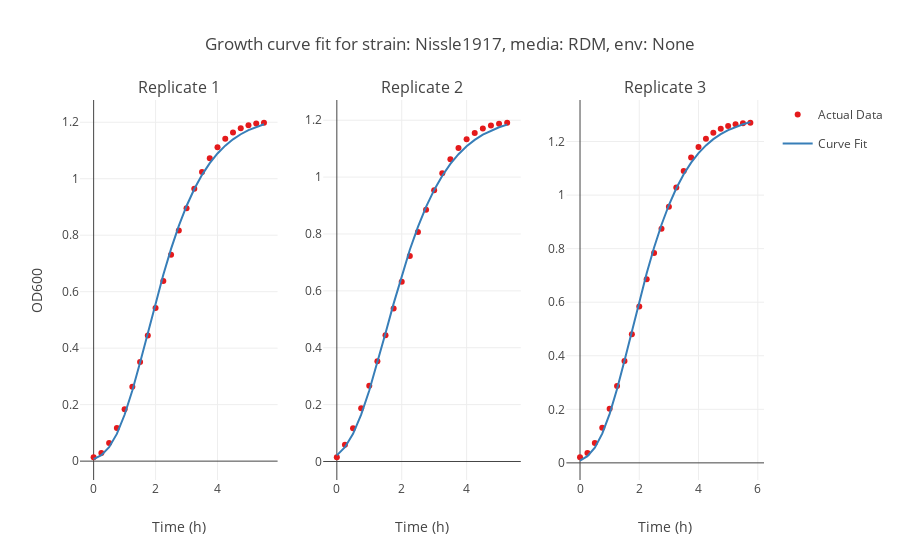
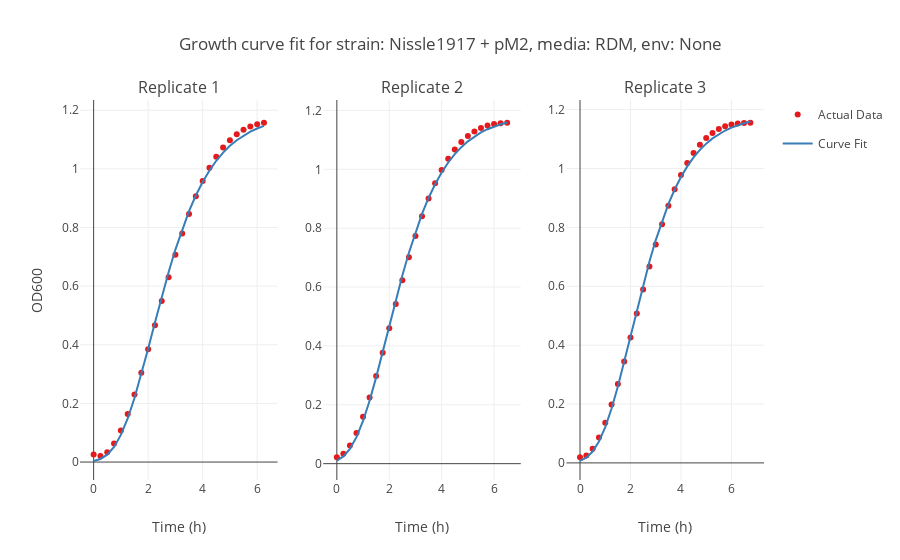
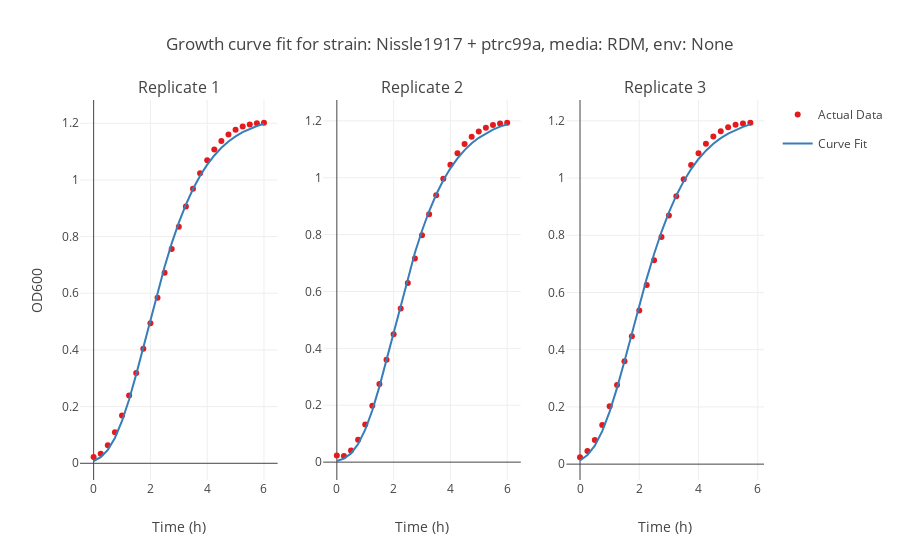
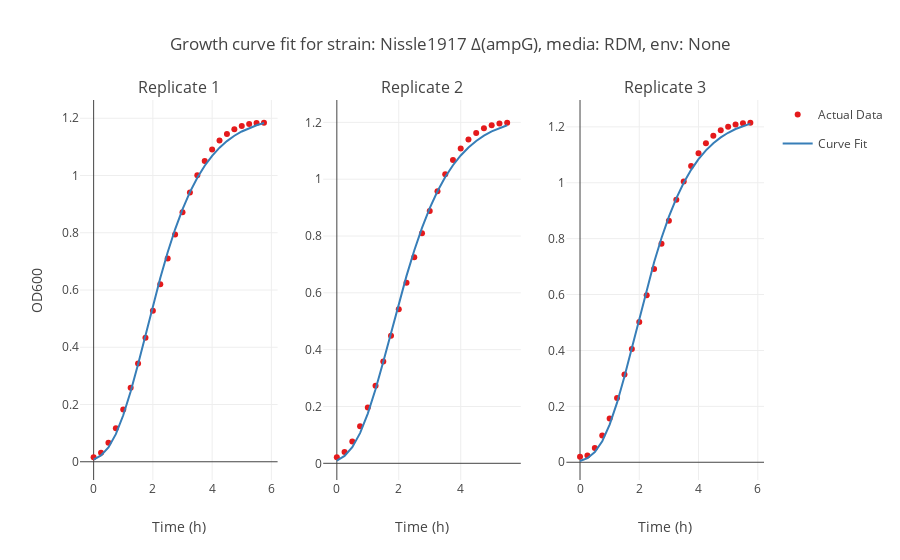

Notebook cell for these charts, in order:
### Code cell
#This gives a gompertz growth curve fit for each single trial along with the growth rates from the fit data.

implot.plot_growth_curve_fit(expt)
expt.growth_report
expt.growth_report_html

### Figure 1 — Plotly figure (JSON) as saved in the notebook; plotly's stock layout.template omitted (floating-point values rounded to 4 significant figures)
{"data": [{"legendgroup": "Actual Data", "marker": {"color": "rgb(228,26,28)"}, "mode": "markers", "name": "Actual Data", "showlegend": false, "type": "scatter", "x": [0, 0.25, 0.4999, 0.7499, 0.9999, 1.25, 1.5, 1.75, 2.0, 2.25, 2.5, 2.75, 3.0, 3.25, 3.5, 3.75, 4.0, 4.25, 4.5, 4.75, 5.0, 5.25, 5.5], "xaxis": "x1", "y": [0.01372, 0.0289, 0.06423, 0.1169, 0.1841, 0.2631, 0.3509, 0.445, 0.5423, 0.6381, 0.7304, 0.8166, 0.8951, 0.9643, 1.023, 1.072, 1.111, 1.142, 1.164, 1.179, 1.189, 1.195, 1.198], "yaxis": "y1"}, {"legendgroup": "Curve Fit", "marker": {"color": "rgb(55,126,184)"}, "mode": "lines", "name": "Curve Fit", "showlegend": false, "type": "scatter", "x": [0, 0.25, 0.4999, 0.7499, 0.9999, 1.25, 1.5, 1.75, 2.0, 2.25, 2.5, 2.75, 3.0, 3.25, 3.5, 3.75, 4.0, 4.25, 4.5, 4.75, 5.0, 5.25, 5.5], "xaxis": "x1", "y": [0.007114, 0.02092, 0.0491, 0.09636, 0.1642, 0.2503, 0.3492, 0.4545, 0.5597, 0.6598, 0.7515, 0.8329, 0.9035, 0.9635, 1.014, 1.055, 1.089, 1.117, 1.139, 1.158, 1.172, 1.184, 1.193], "yaxis": "y1"}, {"legendgroup": "Actual Data", "marker": {"color": "rgb(228,26,28)"}, "mode": "markers", "name": "Actual Data", "showlegend": false, "type": "scatter", "x": [0, 0.25, 0.4999, 0.7499, 0.9999, 1.25, 1.5, 1.75, 2.0, 2.25, 2.5, 2.75, 3.0, 3.25, 3.5, 3.75, 4.0, 4.25, 4.5, 4.75, 5.0, 5.25], "xaxis": "x2", "y": [0.01491, 0.05904, 0.1172, 0.187, 0.2662, 0.3527, 0.4439, 0.5378, 0.6321, 0.7224, 0.8072, 0.8849, 0.954, 1.013, 1.063, 1.103, 1.133, 1.155, 1.171, 1.181, 1.188, 1.191], "yaxis": "y2"}, {"legendgroup": "Curve Fit", "marker": {"color": "rgb(55,126,184)"}, "mode": "lines", "name": "Curve Fit", "showlegend": false, "type": "scatter", "x": [0, 0.25, 0.4999, 0.7499, 0.9999, 1.25, 1.5, 1.75, 2.0, 2.25, 2.5, 2.75, 3.0, 3.25, 3.5, 3.75, 4.0, 4.25, 4.5, 4.75, 5.0, 5.25], "xaxis": "x2", "y": [0.02164, 0.05006, 0.09727, 0.1646, 0.2498, 0.3474, 0.4512, 0.555, 0.6539, 0.7446, 0.8252, 0.8953, 0.9549, 1.005, 1.047, 1.081, 1.108, 1.131, 1.149, 1.164, 1.175, 1.185], "yaxis": "y2"}, {"legendgroup": "Actual Data", "marker": {"color": "rgb(228,26,28)"}, "mode": "markers", "name": "Actual Data", "showlegend": true, "type": "scatter", "x": [0, 0.25, 0.4999, 0.7499, 0.9999, 1.25, 1.5, 1.75, 2.0, 2.25, 2.5, 2.75, 3.0, 3.25, 3.5, 3.75, 4.0, 4.25, 4.5, 4.75, 5.0, 5.25, 5.5, 5.75], "xaxis": "x3", "y": [0.02097, 0.03698, 0.07461, 0.1308, 0.2025, 0.2868, 0.3805, 0.4807, 0.5842, 0.6859, 0.7834, 0.8743, 0.9566, 1.029, 1.09, 1.14, 1.18, 1.21, 1.233, 1.248, 1.259, 1.265, 1.269, 1.27], "yaxis": "y3"}, {"legendgroup": "Curve Fit", "marker": {"color": "rgb(55,126,184)"}, "mode": "lines", "name": "Curve Fit", "showlegend": true, "type": "scatter", "x": [0, 0.25, 0.4999, 0.7499, 0.9999, 1.25, 1.5, 1.75, 2.0, 2.25, 2.5, 2.75, 3.0, 3.25, 3.5, 3.75, 4.0, 4.25, 4.5, 4.75, 5.0, 5.25, 5.5, 5.75], "xaxis": "x3", "y": [0.008721, 0.02479, 0.05667, 0.109, 0.1829, 0.2756, 0.381, 0.4924, 0.6032, 0.7083, 0.8043, 0.8894, 0.963, 1.026, 1.078, 1.121, 1.157, 1.186, 1.209, 1.228, 1.243, 1.255, 1.265, 1.272], "yaxis": "y3"}], "layout": {"annotations": [{"font": {"size": 16}, "showarrow": false, "text": "Replicate 1", "x": 0.1444, "xanchor": "center", "xref": "paper", "y": 1, "yanchor": "bottom", "yref": "paper"}, {"font": {"size": 16}, "showarrow": false, "text": "Replicate 2", "x": 0.5, "xanchor": "center", "xref": "paper", "y": 1, "yanchor": "bottom", "yref": "paper"}, {"font": {"size": 16}, "showarrow": false, "text": "Replicate 3", "x": 0.8556, "xanchor": "center", "xref": "paper", "y": 1, "yanchor": "bottom", "yref": "paper"}], "title": "Growth curve fit for strain: Nissle1917,\tmedia: RDM,\tenv: None ", "xaxis1": {"anchor": "y1", "domain": [0, 0.2889], "title": "Time (h)"}, "xaxis2": {"anchor": "y2", "domain": [0.3556, 0.6444], "title": "Time (h)"}, "xaxis3": {"anchor": "y3", "domain": [0.7111, 1], "title": "Time (h)"}, "yaxis1": {"anchor": "x1", "domain": [0, 1], "title": "OD600"}, "yaxis2": {"anchor": "x2", "domain": [0, 1]}, "yaxis3": {"anchor": "x3", "domain": [0, 1]}}}

### Figure 2 — Plotly figure (JSON) as saved in the notebook; plotly's stock layout.template omitted (floating-point values rounded to 4 significant figures)
{"data": [{"legendgroup": "Actual Data", "marker": {"color": "rgb(228,26,28)"}, "mode": "markers", "name": "Actual Data", "showlegend": false, "type": "scatter", "x": [0, 0.25, 0.4999, 0.7499, 0.9999, 1.25, 1.5, 1.75, 2.0, 2.25, 2.5, 2.75, 3.0, 3.25, 3.5, 3.75, 4.0, 4.25, 4.5, 4.75, 5.0, 5.25, 5.5, 5.75, 6.0, 6.25], "xaxis": "x1", "y": [0.02605, 0.02022, 0.03332, 0.06311, 0.1074, 0.1639, 0.2304, 0.3048, 0.3847, 0.467, 0.5494, 0.6302, 0.7075, 0.7799, 0.8464, 0.9062, 0.9586, 1.004, 1.041, 1.073, 1.098, 1.118, 1.133, 1.145, 1.152, 1.157], "yaxis": "y1"}, {"legendgroup": "Curve Fit", "marker": {"color": "rgb(55,126,184)"}, "mode": "lines", "name": "Curve Fit", "showlegend": false, "type": "scatter", "x": [0, 0.25, 0.4999, 0.7499, 0.9999, 1.25, 1.5, 1.75, 2.0, 2.25, 2.5, 2.75, 3.0, 3.25, 3.5, 3.75, 4.0, 4.25, 4.5, 4.75, 5.0, 5.25, 5.5, 5.75, 6.0, 6.25], "xaxis": "x1", "y": [0.003583, 0.01053, 0.02532, 0.05173, 0.09257, 0.1487, 0.2187, 0.2994, 0.3866, 0.4761, 0.5641, 0.6476, 0.7247, 0.7942, 0.8556, 0.9092, 0.9552, 0.9944, 1.028, 1.055, 1.079, 1.098, 1.114, 1.127, 1.138, 1.146], "yaxis": "y1"}, {"legendgroup": "Actual Data", "marker": {"color": "rgb(228,26,28)"}, "mode": "markers", "name": "Actual Data", "showlegend": false, "type": "scatter", "x": [0, 0.25, 0.4999, 0.7499, 0.9999, 1.25, 1.5, 1.75, 2.0, 2.25, 2.5, 2.75, 3.0, 3.25, 3.5, 3.75, 4.0, 4.25, 4.5, 4.75, 5.0, 5.25, 5.5, 5.75, 6.0, 6.25, 6.5], "xaxis": "x2", "y": [0.0218, 0.0334, 0.06165, 0.1044, 0.1595, 0.2247, 0.2979, 0.3769, 0.4596, 0.5423, 0.6233, 0.701, 0.7737, 0.8405, 0.9004, 0.9529, 0.998, 1.036, 1.067, 1.093, 1.113, 1.129, 1.14, 1.148, 1.154, 1.157, 1.158], "yaxis": "y2"}, {"legendgroup": "Curve Fit", "marker": {"color": "rgb(55,126,184)"}, "mode": "lines", "name": "Curve Fit", "showlegend": false, "type": "scatter", "x": [0, 0.25, 0.4999, 0.7499, 0.9999, 1.25, 1.5, 1.75, 2.0, 2.25, 2.5, 2.75, 3.0, 3.25, 3.5, 3.75, 4.0, 4.25, 4.5, 4.75, 5.0, 5.25, 5.5, 5.75, 6.0, 6.25, 6.5], "xaxis": "x2", "y": [0.01027, 0.02465, 0.05035, 0.09016, 0.145, 0.2137, 0.2931, 0.3794, 0.4682, 0.5558, 0.6392, 0.7165, 0.7864, 0.8485, 0.9027, 0.9494, 0.9894, 1.023, 1.052, 1.075, 1.095, 1.112, 1.125, 1.136, 1.146, 1.153, 1.159], "yaxis": "y2"}, {"legendgroup": "Actual Data", "marker": {"color": "rgb(228,26,28)"}, "mode": "markers", "name": "Actual Data", "showlegend": true, "type": "scatter", "x": [0, 0.25, 0.4999, 0.7499, 0.9999, 1.25, 1.5, 1.75, 2.0, 2.25, 2.5, 2.75, 3.0, 3.25, 3.5, 3.75, 4.0, 4.25, 4.5, 4.75, 5.0, 5.25, 5.5, 5.75, 6.0, 6.25, 6.5, 6.75], "xaxis": "x3", "y": [0.0192, 0.02504, 0.04798, 0.08589, 0.1366, 0.1981, 0.2682, 0.3447, 0.4256, 0.5076, 0.5886, 0.6671, 0.7415, 0.8105, 0.8734, 0.9292, 0.9776, 1.019, 1.053, 1.081, 1.103, 1.121, 1.134, 1.143, 1.149, 1.153, 1.155, 1.155], "yaxis": "y3"}, {"legendgroup": "Curve Fit", "marker": {"color": "rgb(55,126,184)"}, "mode": "lines", "name": "Curve Fit", "showlegend": true, "type": "scatter", "x": [0, 0.25, 0.4999, 0.7499, 0.9999, 1.25, 1.5, 1.75, 2.0, 2.25, 2.5, 2.75, 3.0, 3.25, 3.5, 3.75, 4.0, 4.25, 4.5, 4.75, 5.0, 5.25, 5.5, 5.75, 6.0, 6.25, 6.5, 6.75], "xaxis": "x3", "y": [0.00695, 0.01789, 0.03869, 0.07262, 0.1214, 0.1846, 0.2599, 0.3435, 0.4314, 0.5195, 0.6045, 0.6842, 0.7569, 0.8219, 0.879, 0.9286, 0.9711, 1.007, 1.038, 1.063, 1.085, 1.102, 1.117, 1.129, 1.139, 1.147, 1.154, 1.159], "yaxis": "y3"}], "layout": {"annotations": [{"font": {"size": 16}, "showarrow": false, "text": "Replicate 1", "x": 0.1444, "xanchor": "center", "xref": "paper", "y": 1, "yanchor": "bottom", "yref": "paper"}, {"font": {"size": 16}, "showarrow": false, "text": "Replicate 2", "x": 0.5, "xanchor": "center", "xref": "paper", "y": 1, "yanchor": "bottom", "yref": "paper"}, {"font": {"size": 16}, "showarrow": false, "text": "Replicate 3", "x": 0.8556, "xanchor": "center", "xref": "paper", "y": 1, "yanchor": "bottom", "yref": "paper"}], "title": "Growth curve fit for strain: Nissle1917 + pM2,\tmedia: RDM,\tenv: None ", "xaxis1": {"anchor": "y1", "domain": [0, 0.2889], "title": "Time (h)"}, "xaxis2": {"anchor": "y2", "domain": [0.3556, 0.6444], "title": "Time (h)"}, "xaxis3": {"anchor": "y3", "domain": [0.7111, 1], "title": "Time (h)"}, "yaxis1": {"anchor": "x1", "domain": [0, 1], "title": "OD600"}, "yaxis2": {"anchor": "x2", "domain": [0, 1]}, "yaxis3": {"anchor": "x3", "domain": [0, 1]}}}

### Figure 3 — Plotly figure (JSON) as saved in the notebook; plotly's stock layout.template omitted (floating-point values rounded to 4 significant figures)
{"data": [{"legendgroup": "Actual Data", "marker": {"color": "rgb(228,26,28)"}, "mode": "markers", "name": "Actual Data", "showlegend": false, "type": "scatter", "x": [0, 0.25, 0.4999, 0.7499, 0.9999, 1.25, 1.5, 1.75, 2.0, 2.25, 2.5, 2.75, 3.0, 3.25, 3.5, 3.75, 4.0, 4.25, 4.5, 4.75, 5.0, 5.25, 5.5, 5.75, 6.0], "xaxis": "x1", "y": [0.02233, 0.03379, 0.06364, 0.1095, 0.1689, 0.2395, 0.3188, 0.4046, 0.4943, 0.5841, 0.672, 0.7561, 0.8345, 0.9058, 0.9692, 1.024, 1.07, 1.107, 1.137, 1.16, 1.177, 1.188, 1.196, 1.2, 1.202], "yaxis": "y1"}, {"legendgroup": "Curve Fit", "marker": {"color": "rgb(55,126,184)"}, "mode": "lines", "name": "Curve Fit", "showlegend": false, "type": "scatter", "x": [0, 0.25, 0.4999, 0.7499, 0.9999, 1.25, 1.5, 1.75, 2.0, 2.25, 2.5, 2.75, 3.0, 3.25, 3.5, 3.75, 4.0, 4.25, 4.5, 4.75, 5.0, 5.25, 5.5, 5.75, 6.0], "xaxis": "x1", "y": [0.008074, 0.02153, 0.04741, 0.0895, 0.1493, 0.2253, 0.3138, 0.4097, 0.5079, 0.6037, 0.6938, 0.776, 0.8492, 0.9131, 0.968, 1.015, 1.054, 1.086, 1.113, 1.135, 1.154, 1.168, 1.181, 1.19, 1.198], "yaxis": "y1"}, {"legendgroup": "Actual Data", "marker": {"color": "rgb(228,26,28)"}, "mode": "markers", "name": "Actual Data", "showlegend": false, "type": "scatter", "x": [0, 0.25, 0.4999, 0.7499, 0.9999, 1.25, 1.5, 1.75, 2.0, 2.25, 2.5, 2.75, 3.0, 3.25, 3.5, 3.75, 4.0, 4.25, 4.5, 4.75, 5.0, 5.25, 5.5, 5.75, 6.0], "xaxis": "x2", "y": [0.0234, 0.02181, 0.04112, 0.07873, 0.132, 0.1983, 0.2751, 0.3597, 0.4495, 0.5404, 0.6301, 0.7164, 0.7975, 0.8718, 0.9384, 0.9963, 1.045, 1.086, 1.119, 1.144, 1.163, 1.176, 1.185, 1.191, 1.193], "yaxis": "y2"}, {"legendgroup": "Curve Fit", "marker": {"color": "rgb(55,126,184)"}, "mode": "lines", "name": "Curve Fit", "showlegend": false, "type": "scatter", "x": [0, 0.25, 0.4999, 0.7499, 0.9999, 1.25, 1.5, 1.75, 2.0, 2.25, 2.5, 2.75, 3.0, 3.25, 3.5, 3.75, 4.0, 4.25, 4.5, 4.75, 5.0, 5.25, 5.5, 5.75, 6.0], "xaxis": "x2", "y": [0.003985, 0.01236, 0.03065, 0.06352, 0.114, 0.1822, 0.2655, 0.3591, 0.4575, 0.5557, 0.6495, 0.736, 0.8138, 0.882, 0.9409, 0.991, 1.033, 1.068, 1.097, 1.121, 1.141, 1.156, 1.169, 1.18, 1.188], "yaxis": "y2"}, {"legendgroup": "Actual Data", "marker": {"color": "rgb(228,26,28)"}, "mode": "markers", "name": "Actual Data", "showlegend": true, "type": "scatter", "x": [0, 0.25, 0.4999, 0.7499, 0.9999, 1.25, 1.5, 1.75, 2.0, 2.25, 2.5, 2.75, 3.0, 3.25, 3.5, 3.75, 4.0, 4.25, 4.5, 4.75, 5.0, 5.25, 5.5, 5.75], "xaxis": "x3", "y": [0.02404, 0.04567, 0.08412, 0.137, 0.2021, 0.277, 0.3593, 0.4468, 0.5372, 0.6264, 0.7127, 0.7941, 0.8691, 0.9364, 0.9953, 1.045, 1.086, 1.119, 1.145, 1.164, 1.177, 1.186, 1.191, 1.193], "yaxis": "y3"}, {"legendgroup": "Curve Fit", "marker": {"color": "rgb(55,126,184)"}, "mode": "lines", "name": "Curve Fit", "showlegend": true, "type": "scatter", "x": [0, 0.25, 0.4999, 0.7499, 0.9999, 1.25, 1.5, 1.75, 2.0, 2.25, 2.5, 2.75, 3.0, 3.25, 3.5, 3.75, 4.0, 4.25, 4.5, 4.75, 5.0, 5.25, 5.5, 5.75], "xaxis": "x3", "y": [0.01286, 0.0315, 0.0647, 0.1153, 0.1835, 0.2665, 0.3596, 0.4575, 0.5551, 0.6485, 0.7346, 0.8121, 0.8802, 0.939, 0.9891, 1.031, 1.066, 1.096, 1.12, 1.139, 1.155, 1.168, 1.179, 1.187], "yaxis": "y3"}], "layout": {"annotations": [{"font": {"size": 16}, "showarrow": false, "text": "Replicate 1", "x": 0.1444, "xanchor": "center", "xref": "paper", "y": 1, "yanchor": "bottom", "yref": "paper"}, {"font": {"size": 16}, "showarrow": false, "text": "Replicate 2", "x": 0.5, "xanchor": "center", "xref": "paper", "y": 1, "yanchor": "bottom", "yref": "paper"}, {"font": {"size": 16}, "showarrow": false, "text": "Replicate 3", "x": 0.8556, "xanchor": "center", "xref": "paper", "y": 1, "yanchor": "bottom", "yref": "paper"}], "title": "Growth curve fit for strain: Nissle1917 + ptrc99a,\tmedia: RDM,\tenv: None ", "xaxis1": {"anchor": "y1", "domain": [0, 0.2889], "title": "Time (h)"}, "xaxis2": {"anchor": "y2", "domain": [0.3556, 0.6444], "title": "Time (h)"}, "xaxis3": {"anchor": "y3", "domain": [0.7111, 1], "title": "Time (h)"}, "yaxis1": {"anchor": "x1", "domain": [0, 1], "title": "OD600"}, "yaxis2": {"anchor": "x2", "domain": [0, 1]}, "yaxis3": {"anchor": "x3", "domain": [0, 1]}}}

### Figure 4 — Plotly figure (JSON) as saved in the notebook; plotly's stock layout.template omitted (floating-point values rounded to 4 significant figures)
{"data": [{"legendgroup": "Actual Data", "marker": {"color": "rgb(228,26,28)"}, "mode": "markers", "name": "Actual Data", "showlegend": false, "type": "scatter", "x": [0, 0.25, 0.4999, 0.7499, 0.9999, 1.25, 1.5, 1.75, 2.0, 2.25, 2.5, 2.75, 3.0, 3.25, 3.5, 3.75, 4.0, 4.25, 4.5, 4.75, 5.0, 5.25, 5.5, 5.75], "xaxis": "x1", "y": [0.01571, 0.03148, 0.06623, 0.1174, 0.1822, 0.2583, 0.3429, 0.4334, 0.5273, 0.62, 0.7097, 0.7943, 0.8718, 0.9409, 1.001, 1.05, 1.091, 1.122, 1.145, 1.162, 1.173, 1.18, 1.183, 1.184], "yaxis": "y1"}, {"legendgroup": "Curve Fit", "marker": {"color": "rgb(55,126,184)"}, "mode": "lines", "name": "Curve Fit", "showlegend": false, "type": "scatter", "x": [0, 0.25, 0.4999, 0.7499, 0.9999, 1.25, 1.5, 1.75, 2.0, 2.25, 2.5, 2.75, 3.0, 3.25, 3.5, 3.75, 4.0, 4.25, 4.5, 4.75, 5.0, 5.25, 5.5, 5.75], "xaxis": "x1", "y": [0.007789, 0.02198, 0.05012, 0.09649, 0.1623, 0.2455, 0.3409, 0.4426, 0.5445, 0.6421, 0.7318, 0.812, 0.882, 0.9418, 0.9922, 1.034, 1.069, 1.097, 1.12, 1.139, 1.154, 1.166, 1.176, 1.183], "yaxis": "y1"}, {"legendgroup": "Actual Data", "marker": {"color": "rgb(228,26,28)"}, "mode": "markers", "name": "Actual Data", "showlegend": false, "type": "scatter", "x": [0, 0.25, 0.4999, 0.7499, 0.9999, 1.25, 1.5, 1.75, 2.0, 2.25, 2.5, 2.75, 3.0, 3.25, 3.5, 3.75, 4.0, 4.25, 4.5, 4.75, 5.0, 5.25, 5.5], "xaxis": "x2", "y": [0.02128, 0.04007, 0.07715, 0.13, 0.1961, 0.2729, 0.3579, 0.4486, 0.5424, 0.6351, 0.7249, 0.8097, 0.8877, 0.9573, 1.017, 1.068, 1.108, 1.14, 1.163, 1.179, 1.19, 1.196, 1.199], "yaxis": "y2"}, {"legendgroup": "Curve Fit", "marker": {"color": "rgb(55,126,184)"}, "mode": "lines", "name": "Curve Fit", "showlegend": false, "type": "scatter", "x": [0, 0.25, 0.4999, 0.7499, 0.9999, 1.25, 1.5, 1.75, 2.0, 2.25, 2.5, 2.75, 3.0, 3.25, 3.5, 3.75, 4.0, 4.25, 4.5, 4.75, 5.0, 5.25, 5.5], "xaxis": "x2", "y": [0.009548, 0.02574, 0.05668, 0.1062, 0.1751, 0.2607, 0.3578, 0.4603, 0.5624, 0.6597, 0.7491, 0.8287, 0.8981, 0.9575, 1.007, 1.049, 1.084, 1.112, 1.135, 1.153, 1.168, 1.18, 1.19], "yaxis": "y2"}, {"legendgroup": "Actual Data", "marker": {"color": "rgb(228,26,28)"}, "mode": "markers", "name": "Actual Data", "showlegend": true, "type": "scatter", "x": [0, 0.25, 0.4999, 0.7499, 0.9999, 1.25, 1.5, 1.75, 2.0, 2.25, 2.5, 2.75, 3.0, 3.25, 3.5, 3.75, 4.0, 4.25, 4.5, 4.75, 5.0, 5.25, 5.5, 5.75], "xaxis": "x3", "y": [0.01967, 0.02448, 0.05073, 0.09562, 0.1563, 0.2301, 0.3141, 0.4056, 0.5016, 0.5978, 0.6918, 0.7814, 0.8645, 0.9394, 1.005, 1.06, 1.106, 1.141, 1.168, 1.188, 1.201, 1.209, 1.213, 1.215], "yaxis": "y3"}, {"legendgroup": "Curve Fit", "marker": {"color": "rgb(55,126,184)"}, "mode": "lines", "name": "Curve Fit", "showlegend": true, "type": "scatter", "x": [0, 0.25, 0.4999, 0.7499, 0.9999, 1.25, 1.5, 1.75, 2.0, 2.25, 2.5, 2.75, 3.0, 3.25, 3.5, 3.75, 4.0, 4.25, 4.5, 4.75, 5.0, 5.25, 5.5, 5.75], "xaxis": "x3", "y": [0.004509, 0.01442, 0.03625, 0.07533, 0.1346, 0.2132, 0.3071, 0.4102, 0.5161, 0.6192, 0.7154, 0.8023, 0.8786, 0.9443, 0.9999, 1.046, 1.085, 1.116, 1.142, 1.162, 1.179, 1.192, 1.203, 1.212], "yaxis": "y3"}], "layout": {"annotations": [{"font": {"size": 16}, "showarrow": false, "text": "Replicate 1", "x": 0.1444, "xanchor": "center", "xref": "paper", "y": 1, "yanchor": "bottom", "yref": "paper"}, {"font": {"size": 16}, "showarrow": false, "text": "Replicate 2", "x": 0.5, "xanchor": "center", "xref": "paper", "y": 1, "yanchor": "bottom", "yref": "paper"}, {"font": {"size": 16}, "showarrow": false, "text": "Replicate 3", "x": 0.8556, "xanchor": "center", "xref": "paper", "y": 1, "yanchor": "bottom", "yref": "paper"}], "title": "Growth curve fit for strain: Nissle1917 Δ(ampG),\tmedia: RDM,\tenv: None ", "xaxis1": {"anchor": "y1", "domain": [0, 0.2889], "title": "Time (h)"}, "xaxis2": {"anchor": "y2", "domain": [0.3556, 0.6444], "title": "Time (h)"}, "xaxis3": {"anchor": "y3", "domain": [0.7111, 1], "title": "Time (h)"}, "yaxis1": {"anchor": "x1", "domain": [0, 1], "title": "OD600"}, "yaxis2": {"anchor": "x2", "domain": [0, 1]}, "yaxis3": {"anchor": "x3", "domain": [0, 1]}}}
